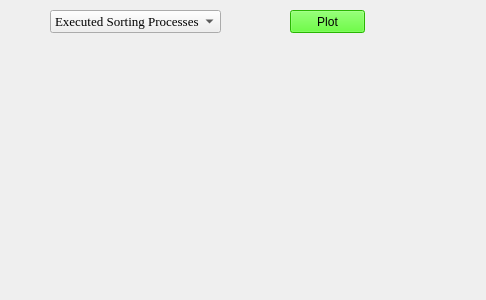
<?xml version="1.0" encoding="UTF-8"?>
<ui version="4.0">
 <class>Second_Window</class>
 <widget class="QWidget" name="Second_Window">
  <property name="geometry">
   <rect>
    <x>0</x>
    <y>0</y>
    <width>486</width>
    <height>300</height>
   </rect>
  </property>
  <property name="cursor">
   <cursorShape>ArrowCursor</cursorShape>
  </property>
  <property name="windowTitle">
   <string>Graph</string>
  </property>
  <property name="styleSheet">
   <string notr="true">font: 75 6pt &quot;Times New Roman&quot;;</string>
  </property>
  <widget class="QComboBox" name="comboBox_2">
   <property name="geometry">
    <rect>
     <x>50</x>
     <y>10</y>
     <width>171</width>
     <height>23</height>
    </rect>
   </property>
   <property name="font">
    <font>
     <family>Times New Roman</family>
     <pointsize>10</pointsize>
     <weight>9</weight>
     <italic>false</italic>
     <bold>false</bold>
    </font>
   </property>
   <property name="styleSheet">
    <string notr="true">font: 75 10pt &quot;Times New Roman&quot;;</string>
   </property>
   <item>
    <property name="text">
     <string>Executed Sorting Processes</string>
    </property>
   </item>
   <item>
    <property name="text">
     <string>Insertion Sort</string>
    </property>
   </item>
   <item>
    <property name="text">
     <string>Selection Sort</string>
    </property>
   </item>
   <item>
    <property name="text">
     <string>Merge Sort</string>
    </property>
   </item>
   <item>
    <property name="text">
     <string>Bubble Sort</string>
    </property>
   </item>
   <item>
    <property name="text">
     <string>Quick Sort</string>
    </property>
   </item>
   <item>
    <property name="text">
     <string>Radix Sort</string>
    </property>
   </item>
   <item>
    <property name="text">
     <string>Counting Sort</string>
    </property>
   </item>
   <item>
    <property name="text">
     <string>Bucket Sort</string>
    </property>
   </item>
   <item>
    <property name="text">
     <string>Heap Sort</string>
    </property>
   </item>
   <item>
    <property name="text">
     <string>Gnome Sort</string>
    </property>
   </item>
   <item>
    <property name="text">
     <string>Comb Sort</string>
    </property>
   </item>
   <item>
    <property name="text">
     <string>Pigeonhole Sort</string>
    </property>
   </item>
   <item>
    <property name="text">
     <string>Shell Sort</string>
    </property>
   </item>
  </widget>
  <widget class="QPushButton" name="pushButton">
   <property name="geometry">
    <rect>
     <x>290</x>
     <y>10</y>
     <width>75</width>
     <height>23</height>
    </rect>
   </property>
   <property name="styleSheet">
    <string notr="true">font: 75 10pt &quot;Times New Roman&quot;;
background-color: rgb(57, 255, 3);
</string>
   </property>
   <property name="text">
    <string>Plot</string>
   </property>
  </widget>
 </widget>
 <resources/>
 <connections/>
</ui>
